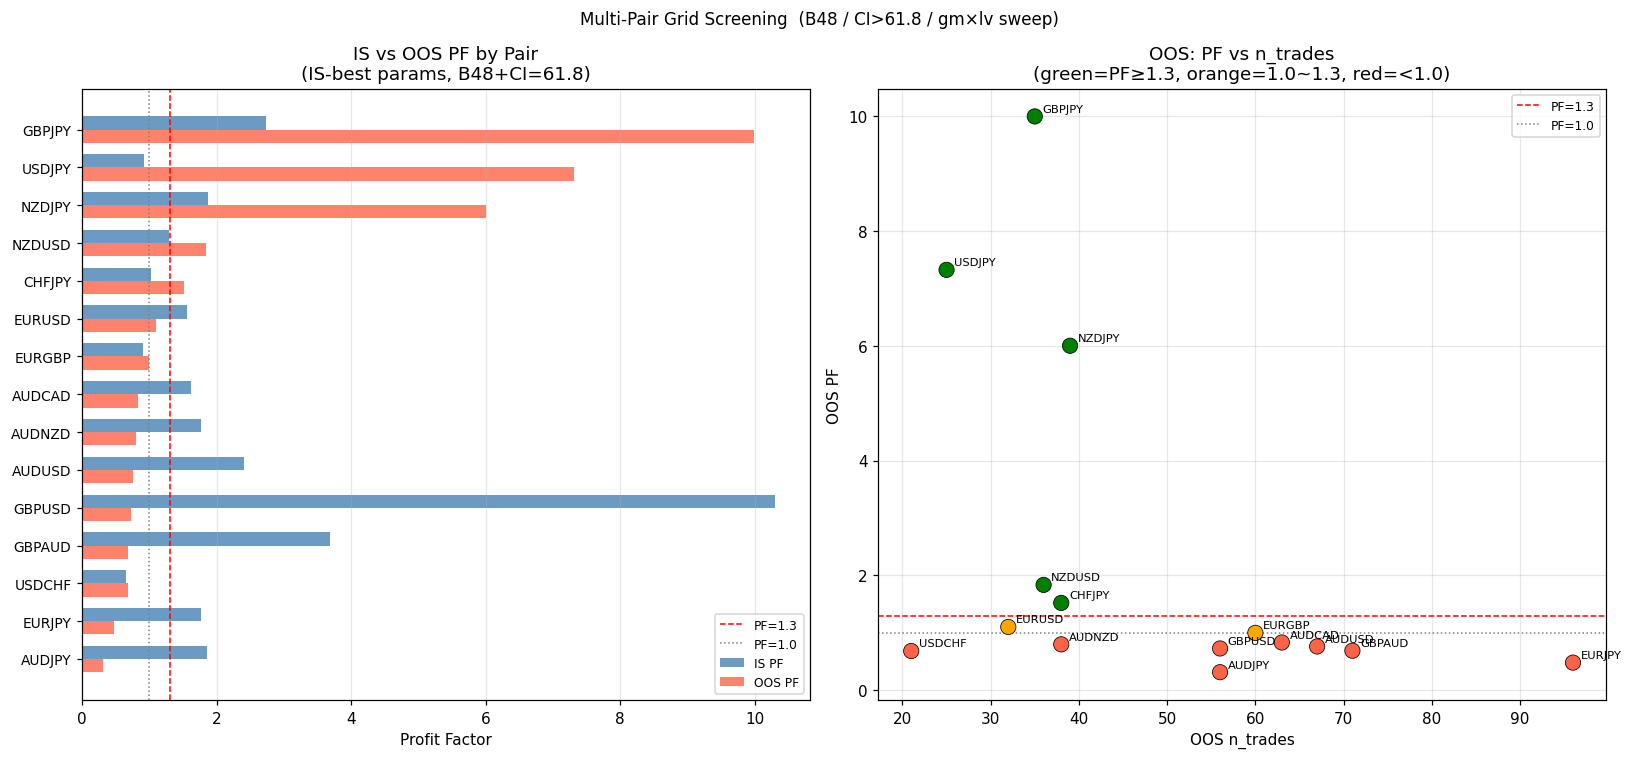

Python code for this plot:
"""
grid_pair_screen.py  --  全ペア B48+CI スクリーニング

確定フレームワーク: exit=B48 / CI_th=61.8 / use_adx=False / use_relaltr=False
スイープ: grid_mult x max_levels (9コンボ) x 全16ペア
評価: full-period + IS(70%)/OOS(30%)

Output: optimizer/grid_pair_screen_result.csv
        optimizer/grid_pair_screen.png
"""

import itertools
import sys
import warnings
from pathlib import Path

import matplotlib.pyplot as plt
import numpy as np
import pandas as pd

sys.path.insert(0, str(Path(__file__).parent))
from grid_bt   import load_ref_rates, load_pair_data, PAIRS   # multi-pair loader
from grid_bt_v2 import build_indicators, run_backtest          # BT engine

warnings.filterwarnings('ignore')

OUTPUT_DIR = Path(__file__).parent
OUTPUT_CSV = str(OUTPUT_DIR / 'grid_pair_screen_result.csv')
CHART_PATH = str(OUTPUT_DIR / 'grid_pair_screen.png')

# ---------------------------------------------------------------
# Fixed
# ---------------------------------------------------------------
CI_TH    = 61.8
EXIT_H   = 48
IS_RATIO = 0.70
MIN_OOS  = 10      # OOS最低トレード数

# ---------------------------------------------------------------
# Sweep
# ---------------------------------------------------------------
GM_LIST = [1.0, 1.5, 2.0]
LV_LIST = [3, 5, 7]
COMBOS  = list(itertools.product(GM_LIST, LV_LIST))  # 9


def ci_pct(ind):
    """CI > 61.8 となるバーの割合 (%)."""
    ci = ind['ci_d1']
    v  = ci[~np.isnan(ci)]
    return round(float((v > CI_TH).mean() * 100), 1) if len(v) else 0.0


def run_one(df, conv, ind, gm, lv):
    m, eq = run_backtest(
        df, conv, ind,
        grid_mult    = gm,
        max_levels   = int(lv),
        exit_type    = 'B',
        exit_param   = EXIT_H,
        use_ci       = True,
        use_adx      = False,
        use_relaltr  = False,
        ci_threshold = CI_TH,
    )
    return m  # None if too few trades


def main():
    print('[INFO] Loading reference JPY rates...')
    ref_rates = load_ref_rates()

    IS_SPLIT = IS_RATIO
    rows      = []
    skipped   = []

    for pair in PAIRS:
        df, conv = load_pair_data(pair, ref_rates)
        if df is None:
            skipped.append(pair)
            continue

        n    = len(df)
        s70  = int(n * IS_SPLIT)
        df_is,  conv_is  = df.iloc[:s70],   conv[:s70]
        df_oos, conv_oos = df.iloc[s70:],   conv[s70:]

        print(f'\n[{pair:8s}] bars={n}  '
              f'IS={df_is.index[0].date()}~{df_is.index[-1].date()}  '
              f'OOS={df_oos.index[0].date()}~{df_oos.index[-1].date()}')

        # indicators (reuse for all combos)
        ind_full = build_indicators(df)
        ind_is   = {k: v[:s70] for k, v in ind_full.items()}
        ind_oos  = {k: v[s70:] for k, v in ind_full.items()}

        pct = ci_pct(ind_full)
        print(f'  CI active {pct}%')

        # IS grid search
        best_is_pf  = -np.inf
        best_combo  = None
        is_results  = {}

        for gm, lv in COMBOS:
            m_is = run_one(df_is, conv_is, ind_is, gm, lv)
            is_results[(gm, lv)] = m_is
            if m_is and m_is['PF'] > best_is_pf:
                best_is_pf = m_is['PF']
                best_combo = (gm, lv)

        if best_combo is None:
            print(f'  -> no IS result (CI too strict?)')
            skipped.append(pair)
            continue

        # store all combos (full period + IS + OOS)
        for gm, lv in COMBOS:
            m_full = run_one(df,    conv,    ind_full, gm, lv)
            m_is   = is_results[(gm, lv)]
            m_oos  = run_one(df_oos, conv_oos, ind_oos, gm, lv)

            rows.append({
                'pair':     pair,
                'gm':       gm,
                'lv':       lv,
                'ci_pct':   pct,
                'is_best':  (gm, lv) == best_combo,
                # full
                'full_PF':  m_full['PF']           if m_full else np.nan,
                'full_n':   m_full['n_trades']      if m_full else 0,
                'full_PnL': m_full['total_pnl_jpy'] if m_full else 0,
                'full_DD':  m_full['max_dd_pct']    if m_full else np.nan,
                'full_hold':m_full['avg_hold_h']    if m_full else np.nan,
                # IS
                'IS_PF':    m_is['PF']           if m_is else np.nan,
                'IS_n':     m_is['n_trades']      if m_is else 0,
                'IS_PnL':   m_is['total_pnl_jpy'] if m_is else 0,
                # OOS
                'OOS_PF':   m_oos['PF']           if m_oos and m_oos['n_trades'] >= MIN_OOS else np.nan,
                'OOS_n':    m_oos['n_trades']      if m_oos else 0,
                'OOS_PnL':  m_oos['total_pnl_jpy'] if m_oos and m_oos['n_trades'] >= MIN_OOS else 0,
                'OOS_DD':   m_oos['max_dd_pct']    if m_oos and m_oos['n_trades'] >= MIN_OOS else np.nan,
                'OOS_hold': m_oos['avg_hold_h']    if m_oos and m_oos['n_trades'] >= MIN_OOS else np.nan,
            })

        bg, bl = best_combo
        m_b_oos = run_one(df_oos, conv_oos, ind_oos, bg, bl)
        oos_pf  = m_b_oos['PF'] if m_b_oos and m_b_oos['n_trades'] >= MIN_OOS else float('nan')
        oos_n   = m_b_oos['n_trades'] if m_b_oos else 0
        print(f'  IS best: gm={bg} lv={bl}  IS_PF={best_is_pf:.3f}  '
              f'OOS_PF={oos_pf:.3f}  OOS_n={oos_n}')

    # ---- Save CSV ----
    df_res = pd.DataFrame(rows)
    df_res.to_csv(OUTPUT_CSV, index=False)
    print(f'\n[INFO] Saved: {OUTPUT_CSV}  ({len(df_res)} rows)')
    if skipped:
        print(f'[INFO] Skipped: {skipped}')

    # ---- Per-pair best summary ----
    pd.set_option('display.width', 200)
    pd.set_option('display.float_format', lambda x: f'{x:.3f}')

    # Best combo per pair: highest IS_PF
    best = (df_res.sort_values('IS_PF', ascending=False)
                  .groupby('pair', sort=False)
                  .first()
                  .reset_index()
                  .sort_values('OOS_PF', ascending=False))

    print('\n=== ペア別 ベストIS→OOS (IS_PF基準で選択) ===')
    cols = ['pair', 'gm', 'lv', 'ci_pct',
            'IS_PF', 'IS_n', 'IS_PnL',
            'OOS_PF', 'OOS_n', 'OOS_PnL', 'OOS_DD', 'OOS_hold',
            'full_PF', 'full_PnL']
    print(best[cols].to_string(index=False))

    # Qualifying
    qual = best[
        (best['OOS_PF'] >= 1.3) &
        (best['OOS_n']  >= MIN_OOS)
    ]
    print(f'\n=== OOS PF>=1.3 & n>={MIN_OOS} ===')
    print(qual[cols].to_string(index=False) if not qual.empty else '  (none)')

    # Also: best OOS_PF regardless of IS (OOS-best)
    oos_best = (df_res.dropna(subset=['OOS_PF'])
                      .sort_values('OOS_PF', ascending=False)
                      .groupby('pair', sort=False)
                      .first()
                      .reset_index()
                      .sort_values('OOS_PF', ascending=False))
    print('\n=== ペア別 OOS_PF最大値 (参考: IS選択なし) ===')
    print(oos_best[cols].to_string(index=False))

    # ---- Chart ----
    pairs_sorted = best.sort_values('OOS_PF', ascending=True)
    pairs_sorted = pairs_sorted.dropna(subset=['OOS_PF'])

    fig, axes = plt.subplots(1, 2, figsize=(15, 7))

    # Bar: IS vs OOS PF per pair
    ax = axes[0]
    y   = range(len(pairs_sorted))
    h   = 0.35
    ax.barh([i + h/2 for i in y], pairs_sorted['IS_PF'],  h, label='IS PF',  color='steelblue',  alpha=0.8)
    ax.barh([i - h/2 for i in y], pairs_sorted['OOS_PF'], h, label='OOS PF', color='tomato', alpha=0.8)
    ax.axvline(1.3, color='red',  ls='--', lw=1, label='PF=1.3')
    ax.axvline(1.0, color='gray', ls=':',  lw=1, label='PF=1.0')
    ax.set_yticks(list(y))
    ax.set_yticklabels(pairs_sorted['pair'].tolist(), fontsize=9)
    ax.set_xlabel('Profit Factor')
    ax.set_title('IS vs OOS PF by Pair\n(IS-best params, B48+CI=61.8)')
    ax.legend(fontsize=8); ax.grid(True, alpha=0.3, axis='x')

    # Scatter: OOS_n vs OOS_PF (bubble = OOS_PnL)
    ax = axes[1]
    df_plot = pairs_sorted.dropna(subset=['OOS_PF', 'OOS_n'])
    colors_scatter = ['tomato' if p < 1.0 else ('orange' if p < 1.3 else 'green')
                      for p in df_plot['OOS_PF']]
    sc = ax.scatter(df_plot['OOS_n'], df_plot['OOS_PF'],
                    c=colors_scatter, s=100, zorder=3, edgecolors='k', lw=0.5)
    for _, row in df_plot.iterrows():
        ax.annotate(row['pair'], (row['OOS_n'], row['OOS_PF']),
                    textcoords='offset points', xytext=(5, 3), fontsize=7.5)
    ax.axhline(1.3, color='red',  ls='--', lw=1, label='PF=1.3')
    ax.axhline(1.0, color='gray', ls=':',  lw=1, label='PF=1.0')
    ax.set_xlabel('OOS n_trades')
    ax.set_ylabel('OOS PF')
    ax.set_title('OOS: PF vs n_trades\n(green=PF≥1.3, orange=1.0~1.3, red=<1.0)')
    ax.legend(fontsize=8); ax.grid(True, alpha=0.3)

    plt.suptitle('Multi-Pair Grid Screening  (B48 / CI>61.8 / gm×lv sweep)',
                 fontsize=11)
    plt.tight_layout()
    plt.savefig(CHART_PATH, dpi=110, bbox_inches='tight')
    print(f'\n[INFO] Chart saved: {CHART_PATH}')
    plt.show()


if __name__ == '__main__':
    main()
